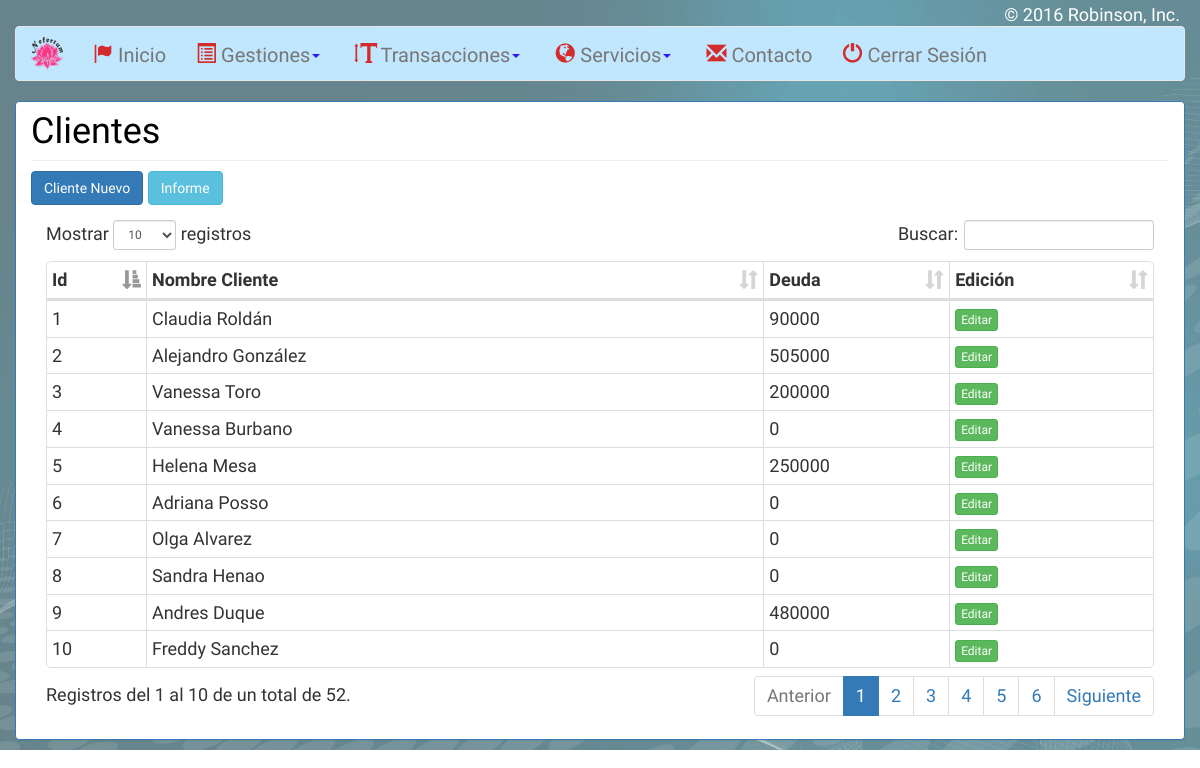
The page /proyecto/menuAdmin.php?id=Clientes (signed in) on the database its author committed.
### tables this page shows
CREATE TABLE `clientes` (
  `IdCliente` int(11) NOT NULL AUTO_INCREMENT,
  `NombreCliente` varchar(40) NOT NULL,
  PRIMARY KEY (`IdCliente`)
);

### modulos/clientes.php (the view, shortened to what this page needs)
<h1 class="page-header" id="h1">Clientes</h1>
<a href="menuAdmin.php?id=nuevoCli" class="btn btn-primary" id="btnclientes">Cliente Nuevo</a>
<a href="../modulos/infoclientes.php" class="btn btn-info" id="btninforme">Informe</a>
<div class="table-responsive">
  <div class="col-md-12">
    <div class="box">
      <div class="box-body">
        <table id="tablaclientes" class="table table-bordered table-hover table-condensed">
          <thead>
            <tr>
              <th>Id</th>
              <th>Nombre Cliente</th>
              <th>Deuda</th>
              <th>Edición</th>
            </tr>
          </thead>
          <tbody>
          <?php
          $sql="select *from clientes";
          $resultado=mysqli_query($conexion,$sql);
          while($fila=mysqli_fetch_assoc($resultado)){
          $idcliente=$fila['IdCliente'];?>
            <tr>
              <td><?=$fila['IdCliente'];?></td>
              <td><?=$fila['NombreCliente'];?></td>
            <?php
            $sql2=mysqli_query($conexion,"SELECT SUM(Deuda) AS deuda FROM ventas WHERE IdCliente=".$idcliente);
            if($fila2=mysqli_fetch_assoc($sql2)){
              $deuda=$fila2['deuda'];}
            if($deuda==NULL){
              $deuda=0;}?>
              <td><?=$deuda;?></td>
              <td><a class="btn btn-xs btn-success" id="modalc" data-toggle="modal" data-target=".modalClientes" data-id="<?=$fila['IdCliente']?>" data-id2="<?=$fila['NombreCliente']?>">Editar</a></td>
            </tr>
            <?php }?>
          </tbody>
        </table>
      </div>
    </div>
  </div>
</div>

### css/estilos.css (style rules this page uses)
* { margin: 0; padding: 0; -webkit-box-sizing: border-box; -moz-box-sizing: border-box; box-sizing: border-box; }
#cuerpo { font-family: 'Atma', cursive,Arial,Helvetica,sans-serif; font-size: 18px; }
.page-header { color: #000000; }
#btnarticulo,#btninforme,#btnclientes,#btnventa { margin-top: -10px; margin-bottom: 15px; }
.box-body { overflow-y: hidden; overflow-x: hidden; }
#h1 { margin-top: -5px; }
#tablaclientes,#tablaarticulos,#tablaventas { border-radius: 5px; }

### rows shown on the page
clientes: IdCliente "1", NombreCliente "Claudia Roldán", deuda "90000"
clientes: IdCliente "2", NombreCliente "Alejandro González", deuda "505000"
clientes: IdCliente "3", NombreCliente "Vanessa Toro", deuda "200000"
clientes: IdCliente "4", NombreCliente "Vanessa Burbano", deuda "0"
clientes: IdCliente "5", NombreCliente "Helena Mesa", deuda "250000"
clientes: IdCliente "6", NombreCliente "Adriana Posso", deuda "0"
clientes: IdCliente "7", NombreCliente "Olga Alvarez", deuda "0"
clientes: IdCliente "8", NombreCliente "Sandra Henao", deuda "0"
clientes: IdCliente "9", NombreCliente "Andres Duque", deuda "480000"
clientes: IdCliente "10", NombreCliente "Freddy Sanchez", deuda "0"
